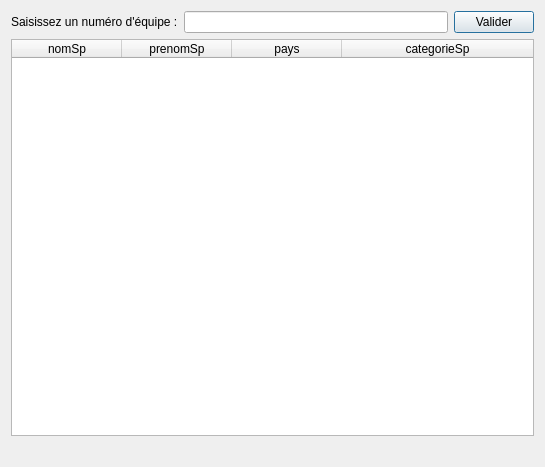
<?xml version="1.0" encoding="UTF-8"?>
<ui version="4.0">
 <class>fct_fournie_2</class>
 <widget class="QDialog" name="fct_fournie_2">
  <property name="geometry">
   <rect>
    <x>0</x>
    <y>0</y>
    <width>545</width>
    <height>467</height>
   </rect>
  </property>
  <property name="windowTitle">
   <string>Nom, prénom, pays, catégorie des sportifs d'une équipe</string>
  </property>
  <layout class="QVBoxLayout" name="verticalLayout">
   <item>
    <layout class="QHBoxLayout" name="horizontalLayout">
     <item>
      <widget class="QLabel" name="label">
       <property name="text">
        <string>Saisissez un numéro d'équipe :</string>
       </property>
      </widget>
     </item>
     <item>
      <widget class="QLineEdit" name="lineEdit"/>
     </item>
     <item>
      <widget class="QPushButton" name="pushButton">
       <property name="text">
        <string>Valider</string>
       </property>
      </widget>
     </item>
    </layout>
   </item>
   <item>
    <widget class="QTableWidget" name="table_fct_fournie_2">
     <attribute name="horizontalHeaderMinimumSectionSize">
      <number>50</number>
     </attribute>
     <attribute name="horizontalHeaderDefaultSectionSize">
      <number>110</number>
     </attribute>
     <attribute name="horizontalHeaderStretchLastSection">
      <bool>true</bool>
     </attribute>
     <attribute name="verticalHeaderVisible">
      <bool>false</bool>
     </attribute>
     <column>
      <property name="text">
       <string>nomSp</string>
      </property>
     </column>
     <column>
      <property name="text">
       <string>prenomSp</string>
      </property>
     </column>
     <column>
      <property name="text">
       <string>pays</string>
      </property>
     </column>
     <column>
      <property name="text">
       <string>categorieSp</string>
      </property>
     </column>
    </widget>
   </item>
   <item>
    <widget class="QLabel" name="label_fct_fournie_2">
     <property name="text">
      <string/>
     </property>
     <property name="alignment">
      <set>Qt::AlignCenter</set>
     </property>
    </widget>
   </item>
  </layout>
 </widget>
 <resources/>
 <connections>
  <connection>
   <sender>pushButton</sender>
   <signal>clicked()</signal>
   <receiver>fct_fournie_2</receiver>
   <slot>refreshResult()</slot>
   <hints>
    <hint type="sourcelabel">
     <x>437</x>
     <y>21</y>
    </hint>
    <hint type="destinationlabel">
     <x>91</x>
     <y>1</y>
    </hint>
   </hints>
  </connection>
 </connections>
 <slots>
  <slot>refreshResult()</slot>
 </slots>
</ui>
